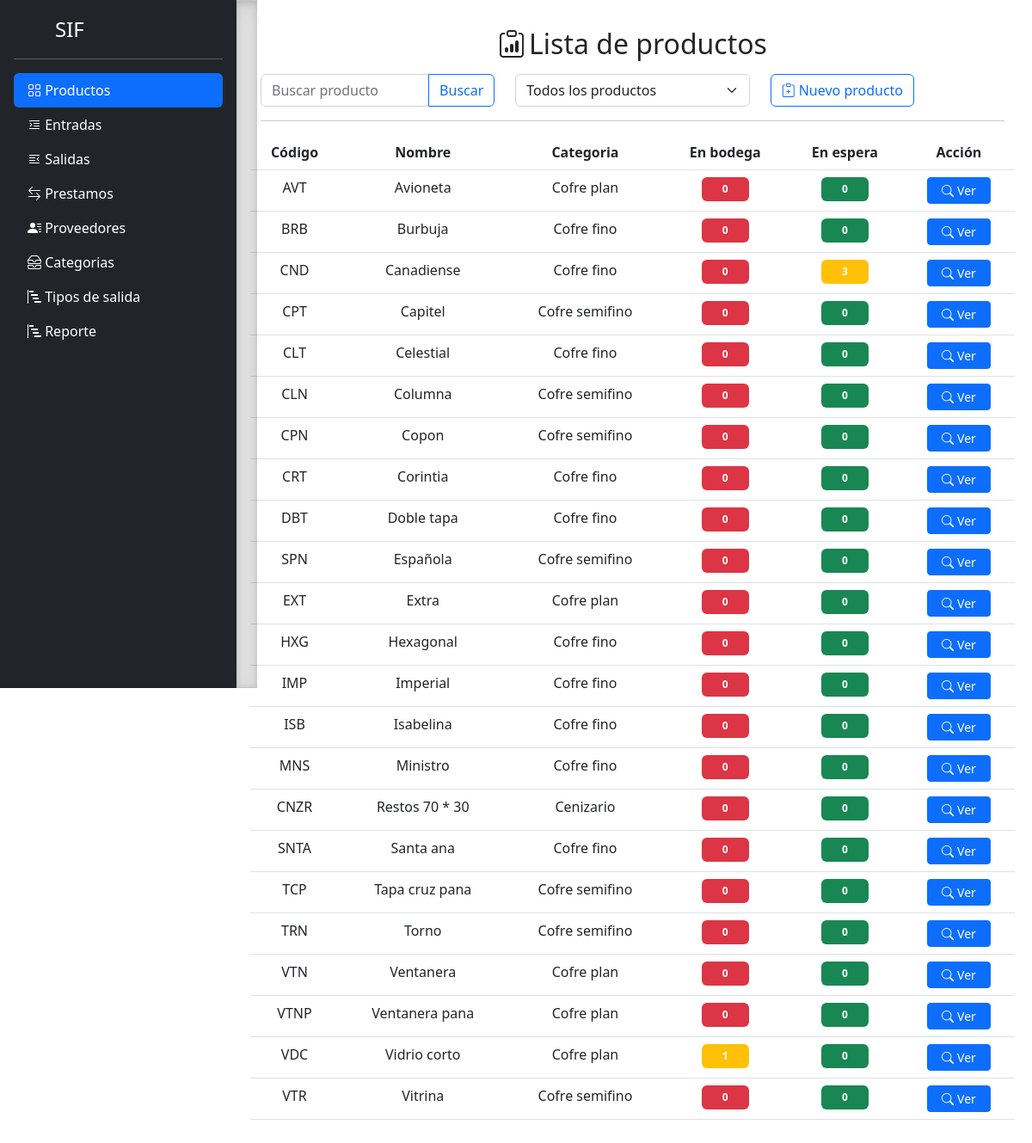
The app's page /product/product-list/ with its own data.
### product/models.py (models this page shows, shortened)
class Product(BaseModel):
    code      = models.CharField(max_length=50,unique = True)
    consecutive = models.IntegerField(default=0)
    name      = models.CharField(max_length=50)
    category   = models.ForeignKey(CategoryProduct,on_delete=models.SET_NULL, null=True)
    description = models.TextField(blank=True)
    class Meta:
        ordering = ['name']
        verbose_name = "Producto"
        verbose_name_plural = "Productos"
    @property
    def stock_in_wait(self):
        from django.db.models import Sum
        quantity = DetailProduct.objects.filter(product= self, state = True).aggregate(Sum('stock_in_wait'))
        if quantity['stock_in_wait__sum'] == None:
            quantity['stock_in_wait__sum'] = 0
        return quantity
    @property
    def stock_in_cellar(self):
        from django.db.models import Sum
        quantity = DetailProduct.objects.filter(product= self, state = True).aggregate(Sum('stock_in_cellar'))
        if quantity['stock_in_cellar__sum'] == None:
            quantity['stock_in_cellar__sum'] = 0
        return quantity

class CategoryProduct(BaseModel):
    name = models.CharField(max_length= 100)
    class Meta:
        ordering = ['name']
        verbose_name = "Categoria de productos"
        verbose_name_plural = "Categorias de productos"
    def __str__(self):
        return self.name

### product/views/product_views.py (the view)
# urls.py: path('product-list/',ProductListView.as_view(), name = 'product_list'),
class ProductListView(ListView):
	model = Product
	template_name = 'product/product_list.html'
	def get_queryset(self):
		return self.model.objects.filter(state = True)
	def get_context_data(self, **kwargs):
		context = super().get_context_data(**kwargs)
		context['form'] = ProductForm
		context['categorys'] = CategoryProduct.objects.filter(state=True)
		context['suppliers'] = SupplierProduct.objects.filter(state=True)
		return context

### product/templates/product/product_list.html (shortened to what this page needs)
{% extends 'core/base.html' %}
{% load static %}
{%block content %}
<h2 class="d-flex justify-content-center pb-2"><i class="bi bi-clipboard-data pe-1"></i> Lista de productos </h2>
<div class="row">
	<div class="input-group col">
		<input type="text" class="form-control" id="input_search" placeholder="Buscar producto" aria-describedby="btn_search">
		<button class="btn btn-outline-primary" type="button" id="btn_search" onclick="filtrar_producto_nombre()">Buscar</button>
	</div>
	<div class="col">
		<select class="form-select" id="select_category" onchange="filtrar_producto_categoria()">
			<option value="-1">Todos los productos</option>
		  </select>
	</div>
	<div class="d-grid gap-2 col d-md-flex">
		<button type="button" class="btn btn-outline-primary d-inline-flex " onclick='limpiar_formulario()'>
			<i class="bi bi-clipboard-plus pe-1"></i> Nuevo producto
		</button>
	</div>
</div>
<hr>
<div class="row">
	<table class="table table-hover text-center ">
		<thead>
			<tr >
				<th scope="col">Código</th>
				<th scope="col">Nombre</th>
				<th scope="col">Categoria</th>
				<th scope="col">En bodega</th>
				<th scope="col">En espera</th>
				<th scope="col">Acción</th>
			</tr>
		</thead>
		<tbody id="lista_productos">
			{%for product in object_list%}
			<tr  id='row_{{product.id}}' >
				<td>{{product.code}}</td>
				<td id="td_nombre_{{product.id}}">{{product.name}}</td>
				<td id="td_categoria_{{product.id}}">{{product.category}}</td>
				{%if product.stock_in_cellar.stock_in_cellar__sum == 0 %}
					<td><span class="badge bg-danger px-4 py-2 ">{{0}}</span></td>
				{%else %}
					{%if product.stock_in_cellar.stock_in_cellar__sum >= 10 %}
					<td><span class="badge bg-success px-4 py-2 ">{{product.stock_in_cellar.stock_in_cellar__sum}}</span></td>
					{%else %}
					<td><span class="badge bg-warning px-4 py-2 ">{{product.stock_in_cellar.stock_in_cellar__sum}}</span></td>
					{%endif%}
				{%endif%}
					{%if product.stock_in_wait.stock_in_wait__sum == 0 %}
					<td><span class="badge bg-success px-4 py-2 ">0</span></td>
					{%else %}
					<td><span class="badge bg-warning px-4 py-2 ">{{product.stock_in_wait.stock_in_wait__sum}}</span></td>
				{%endif%}
				<td>
					<button type="button" class="btn btn-primary btn-sm d-inline-flex  px-3 "
						onclick='detalle_producto({{product.id}})'>
						<i class="bi bi-search pe-1"></i> Ver
					</button>
				</td>
			</tr>
			{%endfor%}
		</tbody>
	</table>
</div>
{%endblock%}

### core/static/css/style.css (style rules this page uses)
.bi { vertical-align: -.125em; fill: currentColor; }
body { min-height: 100vh; min-height: -webkit-fill-available; }
html { height: -webkit-fill-available; }

### records on screen
Product: code "AVT", name "Avioneta", category "Cofre plan", consecutive "0"
Product: code "BRB", name "Burbuja", category "Cofre fino", consecutive "0"
Product: code "CND", name "Canadiense", category "Cofre fino", value "0", stock_in_wait.stock_in_wait__sum "3"
Product: code "CPT", name "Capitel", category "Cofre semifino", consecutive "0"
Product: code "CLT", name "Celestial", category "Cofre fino", value "0"
Product: code "CLN", name "Columna", category "Cofre semifino", consecutive "0"
Product: code "CPN", name "Copon", category "Cofre semifino", consecutive "0"
Product: code "CRT", name "Corintia", category "Cofre fino", consecutive "0"
Product: code "DBT", name "Doble tapa", category "Cofre fino", consecutive "0"
Product: code "SPN", name "Española", category "Cofre semifino", consecutive "0"
Product: code "EXT", name "Extra", category "Cofre plan", consecutive "0"
Product: code "HXG", name "Hexagonal", category "Cofre fino", consecutive "0"
Product: code "IMP", name "Imperial", category "Cofre fino", consecutive "0"
Product: code "ISB", name "Isabelina", category "Cofre fino", consecutive "0"
Product: code "MNS", name "Ministro", category "Cofre fino", consecutive "0"
Product: code "CNZR", name "Restos 70 * 30", category "Cenizario", consecutive "0"
Product: code "SNTA", name "Santa ana", category "Cofre fino", consecutive "0"
Product: code "TCP", name "Tapa cruz pana", category "Cofre semifino", consecutive "0"
Product: code "TRN", name "Torno", category "Cofre semifino", consecutive "0"
Product: code "VTN", name "Ventanera", category "Cofre plan", value "0"
Product: code "VTNP", name "Ventanera pana", category "Cofre plan", consecutive "0"
Product: code "VDC", name "Vidrio corto", category "Cofre plan", stock_in_cellar.stock_in_cellar__sum "1", shows "0"
Product: code "VTR", name "Vitrina", category "Cofre semifino", consecutive "0"
